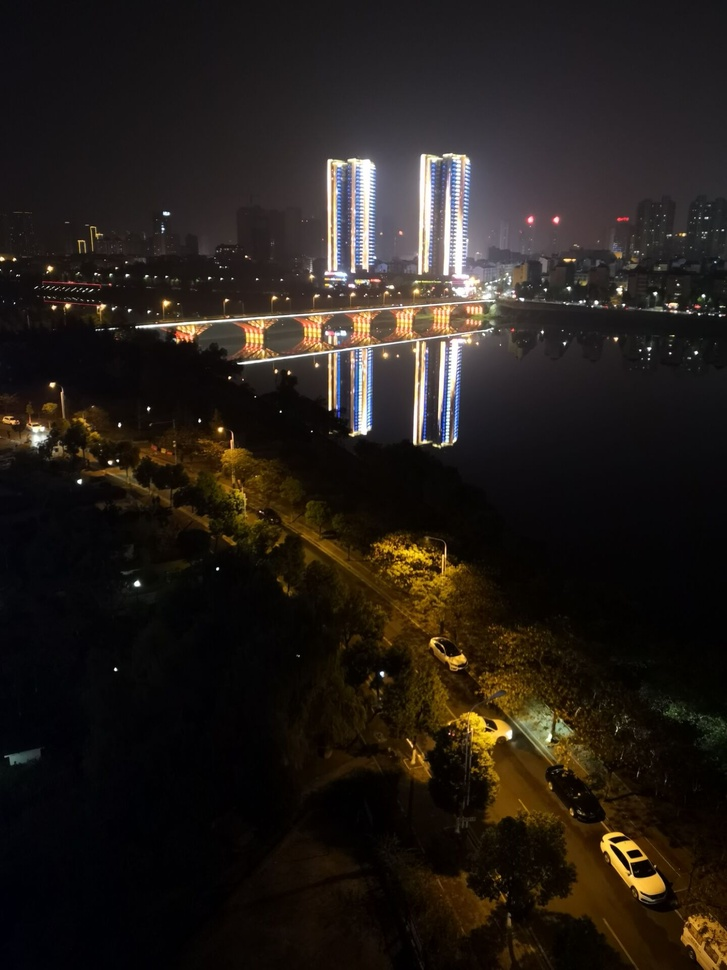
//> input picture Computer_Vision_SLN/Computer_Vision_Primer/image/test.jpg, 727 x 970 px, shrunk from 1440 x 1920 before the run
$ ./2_equlize_Hist_image   (built with g++ and OpenCV 4)
//> lines starting //> are read from the running program, lines starting //| are printed output that depends on the picture
#include "opencv2/highgui/highgui.hpp"
#include "opencv2/imgproc/imgproc.hpp"

using namespace cv;

int main()
{
	Mat srcImage, dstImage;
	srcImage = imread("./image/test.jpg", 1);
//> srcImage is the input picture: 970 rows x 727 cols, CV_8UC3; mean B, G, R 25.3, 30.4, 36.8

	if (!srcImage.data){
		printf("读取图片错误.\n");
		return false;
	}

	namedWindow("src", 0);
	namedWindow("equalizeHist", 0);
	cvtColor(srcImage, srcImage, COLOR_BGR2GRAY);  // 转为灰度图
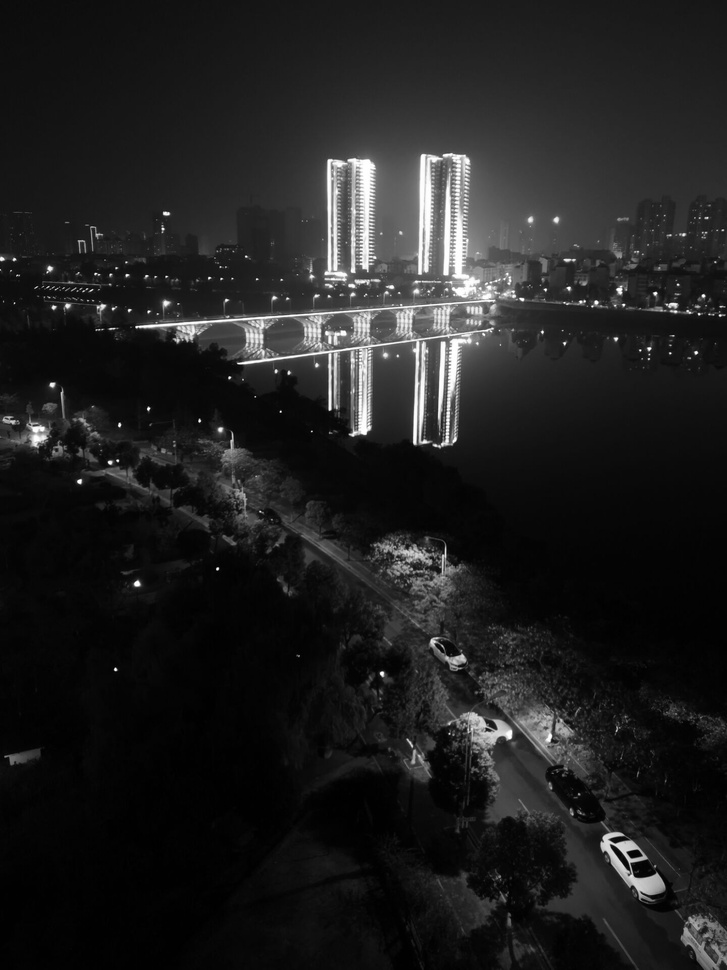
//> srcImage: 970 rows x 727 cols, CV_8UC1; min 0, max 255, mean 31.7
	imshow("src", srcImage);

	equalizeHist(srcImage, dstImage);  // 直方图均衡
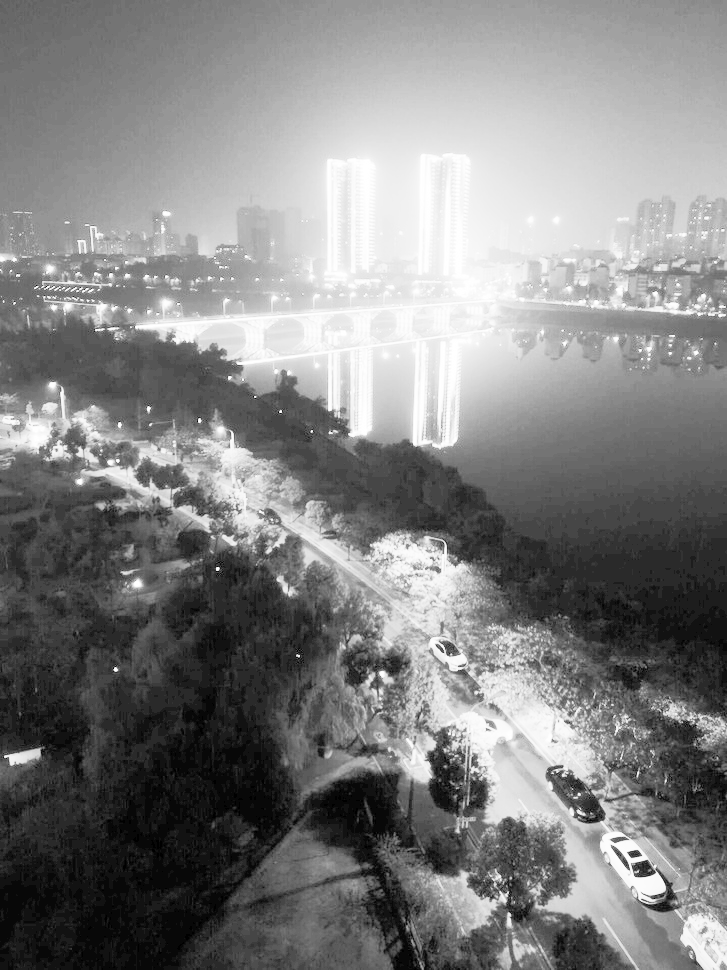
//> dstImage: 970 rows x 727 cols, CV_8UC1; min 0, max 255, mean 129.9

	imshow("equalizeHist", dstImage);

	waitKey(0);
}
